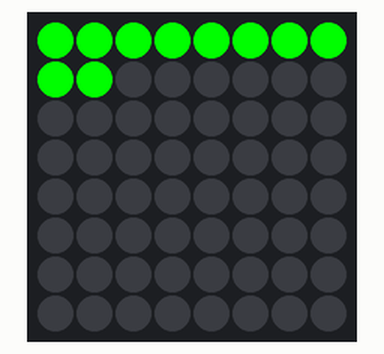
Simulated run of this program. Board: Raspberry Pi (BCM pin numbers) with a Sense HAT. Shown: the Sense HAT's 8×8 RGB LED matrix. At 12.0 s the program stops and its outputs stay as they are.

Above: at 0.1 s.
At 3.1 s:
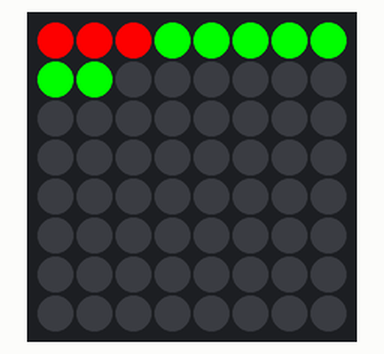
At 6.1 s:
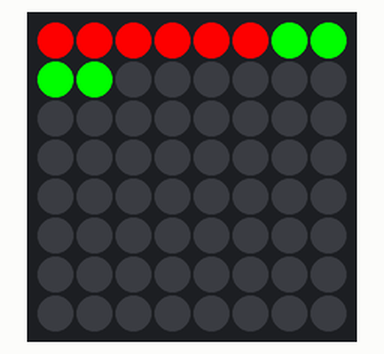
At 8.1 s:
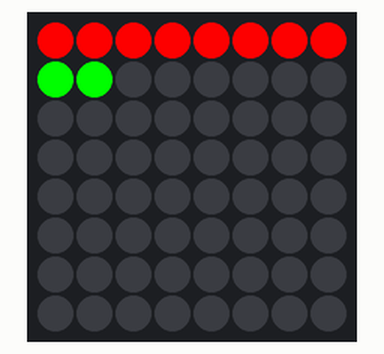
At 12.0 s:
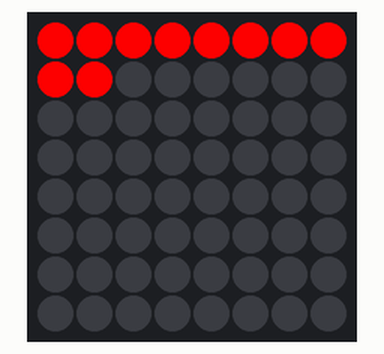

The program:

timer-finished-dot-timer.py
```python
#!/bin/python3

from sense_hat import SenseHat
from time import sleep

sense = SenseHat()

G = [0, 255, 0]  # groen
R = [255, 0, 0] # rood
X = [0, 0, 0]  # uit

seconden = 10
timer = [ G for i in range(seconden)] + [ X for j in range(64 - seconden) ]

sense.set_pixels(timer)

# 30 seconden timer
for i in range(0, seconden):
  sleep(1)
  timer[i] = R
  sense.set_pixels(timer)

for i in range(0, 10):
  sense.clear()
  sleep(0.1)
  sense.set_pixels(timer)
  sleep(0.1)
```
